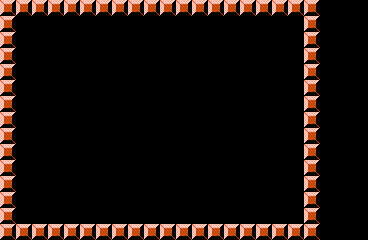

The image is a tile-based game level rendered from a .tmx file. Its description and complete source (layers, tilesets, objects, tile grids) follow:
An orthogonal 23x15 tile map with 16x16 px tiles, 1 tile layer (Wall) and 3 objects (2x spinningBar, Ball).

<map version="1.0" orientation="orthogonal" renderorder="right-down" width="23" height="15" tilewidth="16" tileheight="16" nextobjectid="12">
 <tileset firstgid="1" name="Wall" tilewidth="16" tileheight="16" tilecount="40" columns="8">
  <image source="../images/tilesheet.png" width="128" height="80" />
 </tileset>
 <layer name="Wall" width="23" height="15">
  <data encoding="csv">
32,32,32,32,32,32,32,32,32,32,32,32,32,32,32,32,32,32,32,32,0,0,0,
32,0,0,0,0,0,0,0,0,0,0,0,0,0,0,0,0,0,0,32,0,0,0,
32,0,0,0,0,0,0,0,0,0,0,0,0,0,0,0,0,0,0,32,0,0,0,
32,0,0,0,0,0,0,0,0,0,0,0,0,0,0,0,0,0,0,32,0,0,0,
32,0,0,0,0,0,0,0,0,0,0,0,0,0,0,0,0,0,0,32,0,0,0,
32,0,0,0,0,0,0,0,0,0,0,0,0,0,0,0,0,0,0,32,0,0,0,
32,0,0,0,0,0,0,0,0,0,0,0,0,0,0,0,0,0,0,32,0,0,0,
32,0,0,0,0,0,0,0,0,0,0,0,0,0,0,0,0,0,0,32,0,0,0,
32,0,0,0,0,0,0,0,0,0,0,0,0,0,0,0,0,0,0,32,0,0,0,
32,0,0,0,0,0,0,0,0,0,0,0,0,0,0,0,0,0,0,32,0,0,0,
32,0,0,0,0,0,0,0,0,0,0,0,0,0,0,0,0,0,0,32,0,0,0,
32,0,0,0,0,0,0,0,0,0,0,0,0,0,0,0,0,0,0,32,0,0,0,
32,0,0,0,0,0,0,0,0,0,0,0,0,0,0,0,0,0,0,32,0,0,0,
32,0,0,0,0,0,0,0,0,0,0,0,0,0,0,0,0,0,0,32,0,0,0,
32,32,32,32,32,32,32,32,32,32,32,32,32,32,32,32,32,32,32,32,0,0,0
</data>
 </layer>
 <objectgroup name="GameObjects">
  <object id="1" type="Ball" x="33.6667" y="34.3333" width="12.6667" height="11">
   <ellipse />
  </object>
  <object id="4" name="bar2" type="spinningBar" x="151.667" y="40.6667" width="16.3333" height="152.333">
   <properties>
    <property name="velocity" type="int" value="-200" />
   </properties>
  </object>
  <object id="6" name="bar1" type="spinningBar" x="31.3905" y="112.752" width="63.3333" height="14.3333" rotation="0.448911">
   <properties>
    <property name="velocity" type="int" value="50" />
   </properties>
  </object>
 </objectgroup>
</map>
